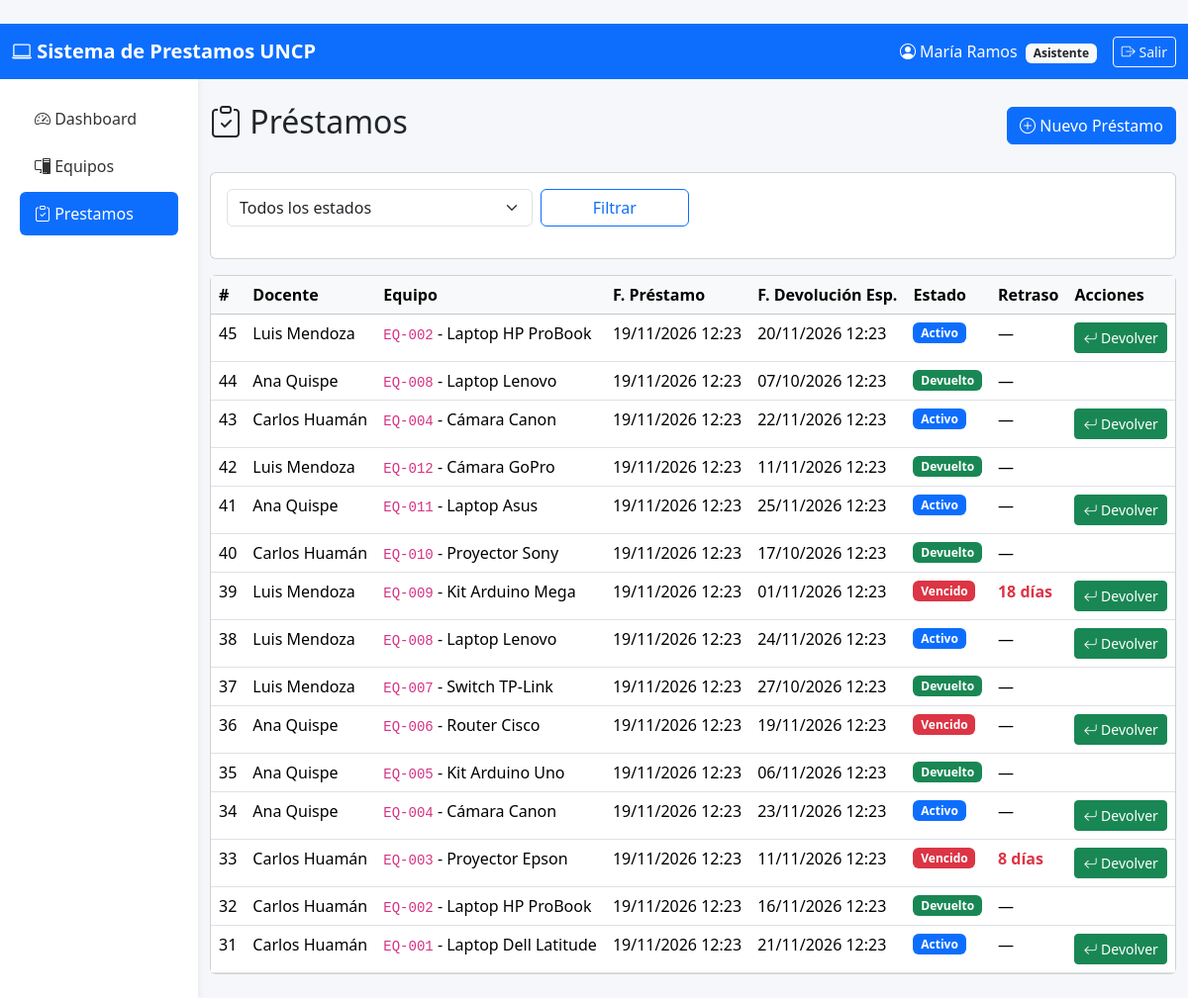
The app's page /prestamos/ (signed in) with its own data.
### core/models.py (models this page shows, shortened)
class Usuario(AbstractUser):
    ROL_CHOICES = (
        ('admin', 'Administrador (Jefe de Laboratorio)'),
        ('docente', 'Docente'),
        ('asistente', 'Asistente'),
    )
    rol = models.CharField(max_length=20, choices=ROL_CHOICES, default='docente')
    codigo_uncp = models.CharField(max_length=20, unique=True, blank=True, null=True)
    telefono = models.CharField(max_length=15, blank=True)
    fecha_creacion = models.DateTimeField(auto_now_add=True)
    class Meta:
        verbose_name = 'Usuario'
        verbose_name_plural = 'Usuarios'
    @property
    def es_admin(self):
        return self.rol == 'admin' or self.is_superuser
    @property
    def es_docente(self):
        return self.rol == 'docente'
    @property
    def es_asistente(self):
        return self.rol == 'asistente'

class Prestamo(models.Model):
    ESTADO_CHOICES = (
        ('activo', 'Activo'),
        ('devuelto', 'Devuelto'),
        ('vencido', 'Vencido'),
    )
    docente = models.ForeignKey(
        Usuario, on_delete=models.PROTECT,
        related_name='prestamos', limit_choices_to={'rol': 'docente'}
    )
    equipo = models.ForeignKey(Equipo, on_delete=models.PROTECT, related_name='prestamos')
    cantidad = models.PositiveIntegerField(default=1, validators=[MinValueValidator(1)])
    fecha_prestamo = models.DateTimeField(auto_now_add=True)
    fecha_devolucion_esperada = models.DateTimeField()
    fecha_devolucion_real = models.DateTimeField(null=True, blank=True)
    estado = models.CharField(max_length=20, choices=ESTADO_CHOICES, default='activo')
    estado_equipo_retorno = models.CharField(
        max_length=20, choices=Equipo.ESTADO_CHOICES,
        blank=True, null=True,
        help_text="Estado del equipo al momento de la devolución"
    )
    observaciones = models.TextField(blank=True, help_text="Observaciones del préstamo")
    observaciones_devolucion = models.TextField(blank=True)
    registrado_por = models.ForeignKey(
        Usuario, on_delete=models.SET_NULL, null=True,
        related_name='prestamos_registrados'
    )
    class Meta:
        verbose_name = 'Préstamo'
        verbose_name_plural = 'Préstamos'
        ordering = ['-fecha_prestamo']
    @property
    def dias_retraso(self):
        if self.estado in ('activo', 'vencido'):
            if timezone.now() > self.fecha_devolucion_esperada:
                return (timezone.now() - self.fecha_devolucion_esperada).days
        return 0

class Equipo(models.Model):
    ESTADO_CHOICES = (
        ('operativo', 'Operativo'),
        ('mantenimiento', 'En Mantenimiento'),
        ('baja', 'Dado de Baja'),
    )
    CATEGORIA_CHOICES = (
        ('laptop', 'Laptop'),
        ('proyector', 'Proyector'),
        ('camara', 'Cámara'),
        ('arduino', 'Kit Arduino'),
        ('router', 'Router'),
        ('switch', 'Switch'),
        ('otro', 'Otro'),
    )
    codigo_patrimonial = models.CharField(max_length=30, unique=True)
    nombre = models.CharField(max_length=150)
    marca = models.CharField(max_length=100)
    modelo = models.CharField(max_length=100)
    categoria = models.CharField(max_length=20, choices=CATEGORIA_CHOICES)
    estado = models.CharField(max_length=20, choices=ESTADO_CHOICES, default='operativo')
    laboratorio = models.ForeignKey(
        Laboratorio, on_delete=models.PROTECT, related_name='equipos'
    )
    descripcion = models.TextField(blank=True)
    fecha_adquisicion = models.DateField(null=True, blank=True)
    ultimo_mantenimiento = models.DateField(null=True, blank=True)
    fecha_registro = models.DateTimeField(auto_now_add=True)
    class Meta:
        verbose_name = 'Equipo'
        verbose_name_plural = 'Equipos'
        ordering = ['codigo_patrimonial']

### core/views.py (the view)
# urls.py: path('prestamos/', views.prestamo_list, name='prestamo_list'),
@login_required
def prestamo_list(request):
    prestamos = Prestamo.objects.select_related('docente', 'equipo', 'equipo__laboratorio')
    if request.user.es_docente:
        prestamos = prestamos.filter(docente=request.user)
    estado = request.GET.get('estado')
    if estado:
        prestamos = prestamos.filter(estado=estado)
    context = {'prestamos': prestamos, 'estado_seleccionado': estado}
    return render(request, 'core/prestamo_list.html', context)

### core/templates/core/prestamo_list.html (shortened to what this page needs)
﻿{% extends 'base.html' %}
{% block content %}
<div class="d-flex justify-content-between align-items-center mb-4">
    <h2><i class="bi bi-clipboard-check"></i> Préstamos</h2>
    <a href="{% url 'prestamo_crear' %}" class="btn btn-primary">
        <i class="bi bi-plus-circle"></i> Nuevo Préstamo
    </a>
</div>
<div class="card mb-3">
    <div class="card-body">
        <form method="get" class="row g-2">
            <div class="col-md-4">
                <select name="estado" class="form-select">
                    <option value="">Todos los estados</option>
                </select>
            </div>
            <div class="col-md-2">
                <button class="btn btn-outline-primary w-100">Filtrar</button>
            </div>
        </form>
    </div>
</div>
<div class="card">
    <div class="card-body p-0">
        <table class="table table-hover mb-0">
            <thead class="table-light">
                <tr>
                    <th>#</th>
                    <th>Docente</th>
                    <th>Equipo</th>
                    <th>F. Préstamo</th>
                    <th>F. Devolución Esp.</th>
                    <th>Estado</th>
                    <th>Retraso</th>
                    <th>Acciones</th>
                </tr>
            </thead>
            <tbody>
                {% for p in prestamos %}
                <tr>
                    <td>{{ p.pk }}</td>
                    <td>{{ p.docente.get_full_name }}</td>
                    <td><code>{{ p.equipo.codigo_patrimonial }}</code> - {{ p.equipo.nombre }}</td>
                    <td>{{ p.fecha_prestamo|date:"d/m/Y H:i" }}</td>
                    <td>{{ p.fecha_devolucion_esperada|date:"d/m/Y H:i" }}</td>
                    <td>
                        {% if p.estado == 'activo' %}
                            <span class="badge bg-primary">Activo</span>
                        {% elif p.estado == 'vencido' %}
                            <span class="badge bg-danger">Vencido</span>
                        {% else %}
                            <span class="badge bg-success">Devuelto</span>
                        {% endif %}
                    </td>
                    <td>
                        {% if p.dias_retraso > 0 %}
                            <span class="text-danger fw-bold">{{ p.dias_retraso }} días</span>
                        {% else %}
                            —
                        {% endif %}
                    </td>
                    <td>
                        {% if p.estado != 'devuelto' %}
                            {% if user.es_admin or user.es_asistente %}
                                <a href="{% url 'prestamo_devolver' p.pk %}" class="btn btn-sm btn-success">
                                    <i class="bi bi-arrow-return-left"></i> Devolver
                                </a>
                            {% endif %}
                        {% endif %}
                    </td>
                </tr>
                {% empty %}
                <tr>
                    <td colspan="8" class="text-center text-muted py-4">
                        No hay préstamos registrados.
                    </td>
                </tr>
                {% endfor %}
            </tbody>
        </table>
    </div>
</div>
{% endblock content %}

### core/templates/base.html (shortened to what this page needs)
﻿{% load static %}
<!DOCTYPE html>
<html lang="es">
<head>
    <link href="https://cdn.jsdelivr.net/npm/bootstrap@5.3.2/dist/css/bootstrap.min.css" rel="stylesheet">
    <link href="https://cdn.jsdelivr.net/npm/bootstrap-icons@1.11.1/font/bootstrap-icons.css" rel="stylesheet">
</head>
<body>
    <nav class="navbar navbar-expand-lg navbar-dark bg-primary">
        <div class="container-fluid">
            <a class="navbar-brand" href="{% url 'dashboard' %}">
                <i class="bi bi-laptop"></i> Sistema de Prestamos UNCP
            </a>
            <div class="ms-auto d-flex align-items-center">
                {% if user.is_authenticated %}
                    <span class="text-white me-3">
                        <i class="bi bi-person-circle"></i>
                        {{ user.get_full_name|default:user.username }}
                        <small class="badge bg-light text-dark ms-1">{{ user.get_rol_display }}</small>
                    </span>
                    <a href="{% url 'logout' %}" class="btn btn-outline-light btn-sm">
                        <i class="bi bi-box-arrow-right"></i> Salir
                    </a>
                {% endif %}
            </div>
        </div>
    </nav>
    <div class="container-fluid">
        <div class="row">
            {% if user.is_authenticated %}
            <aside class="col-md-2 sidebar py-3">
                <ul class="nav flex-column">
                    <li class="nav-item">
                        <a class="nav-link {% if request.resolver_match.url_name == 'dashboard' %}active{% endif %}" href="{% url 'dashboard' %}">
                            <i class="bi bi-speedometer2"></i> Dashboard
                        </a>
                    </li>
                    <li class="nav-item">
                        <a class="nav-link {% if 'equipo' in request.resolver_match.url_name %}active{% endif %}" href="{% url 'equipo_list' %}">
                            <i class="bi bi-pc-display"></i> Equipos
                        </a>
                    </li>
                    <li class="nav-item">
                        <a class="nav-link {% if 'prestamo' in request.resolver_match.url_name %}active{% endif %}" href="{% url 'prestamo_list' %}">
                            <i class="bi bi-clipboard-check"></i> Prestamos
                        </a>
                    </li>
                </ul>
            </aside>
            <main class="col-md-10 py-4">
            {% else %}
            <main class="col-12 py-4">
            {% endif %}
                {% block content %}{% endblock content %}
            </main>
        </div>
    </div>
</body>
</html>

### core/templates/base.html (style rules this page uses)
body { background-color: #f5f7fa; }
.navbar-brand { font-weight: bold; }
.sidebar { min-height: calc(100vh - 56px); background: white; box-shadow: 2px 0 5px rgba(0,0,0,0.05); }
.sidebar .nav-link { color: #333; padding: 10px 15px; border-radius: 6px; margin: 2px 8px; }
.sidebar .nav-link.active { background: #0d6efd; color: white; }

### records on screen
Usuario: get_full_name "María Ramos", rol "Asistente"
Prestamo: pk "45", docente.get_full_name "Luis Mendoza", equipo.codigo_patrimonial "EQ-002", equipo.nombre "Laptop HP ProBook", fecha_prestamo "19/11/2026 12:23", fecha_devolucion_esperada "20/11/2026 12:23", estado "Activo"
Prestamo: pk "44", docente.get_full_name "Ana Quispe", equipo.codigo_patrimonial "EQ-008", equipo.nombre "Laptop Lenovo", fecha_prestamo "19/11/2026 12:23", fecha_devolucion_esperada "07/10/2026 12:23", estado "Devuelto"
Prestamo: pk "43", docente.get_full_name "Carlos Huamán", equipo.codigo_patrimonial "EQ-004", equipo.nombre "Cámara Canon", fecha_prestamo "19/11/2026 12:23", fecha_devolucion_esperada "22/11/2026 12:23", estado "Activo"
Prestamo: pk "42", docente.get_full_name "Luis Mendoza", equipo.codigo_patrimonial "EQ-012", equipo.nombre "Cámara GoPro", fecha_prestamo "19/11/2026 12:23", fecha_devolucion_esperada "11/11/2026 12:23", estado "Devuelto"
Prestamo: pk "41", docente.get_full_name "Ana Quispe", equipo.codigo_patrimonial "EQ-011", equipo.nombre "Laptop Asus", fecha_prestamo "19/11/2026 12:23", fecha_devolucion_esperada "25/11/2026 12:23", estado "Activo"
Prestamo: pk "40", docente.get_full_name "Carlos Huamán", equipo.codigo_patrimonial "EQ-010", equipo.nombre "Proyector Sony", fecha_prestamo "19/11/2026 12:23", fecha_devolucion_esperada "17/10/2026 12:23", estado "Devuelto"
Prestamo: pk "39", docente.get_full_name "Luis Mendoza", equipo.codigo_patrimonial "EQ-009", equipo.nombre "Kit Arduino Mega", fecha_prestamo "19/11/2026 12:23", fecha_devolucion_esperada "01/11/2026 12:23", shows "Vencido", dias_retraso "18", shows "Devolver"
Prestamo: pk "38", docente.get_full_name "Luis Mendoza", equipo.codigo_patrimonial "EQ-008", equipo.nombre "Laptop Lenovo", fecha_prestamo "19/11/2026 12:23", fecha_devolucion_esperada "24/11/2026 12:23", estado "Activo"
Prestamo: pk "37", docente.get_full_name "Luis Mendoza", equipo.codigo_patrimonial "EQ-007", equipo.nombre "Switch TP-Link", fecha_prestamo "19/11/2026 12:23", fecha_devolucion_esperada "27/10/2026 12:23", estado "Devuelto"
Prestamo: pk "36", docente.get_full_name "Ana Quispe", equipo.codigo_patrimonial "EQ-006", equipo.nombre "Router Cisco", fecha_prestamo "19/11/2026 12:23", fecha_devolucion_esperada "19/11/2026 12:23", estado "Vencido"
Prestamo: pk "35", docente.get_full_name "Ana Quispe", equipo.codigo_patrimonial "EQ-005", equipo.nombre "Kit Arduino Uno", fecha_prestamo "19/11/2026 12:23", fecha_devolucion_esperada "06/11/2026 12:23", estado "Devuelto"
Prestamo: pk "34", docente.get_full_name "Ana Quispe", equipo.codigo_patrimonial "EQ-004", equipo.nombre "Cámara Canon", fecha_prestamo "19/11/2026 12:23", fecha_devolucion_esperada "23/11/2026 12:23", estado "Activo"
Prestamo: pk "33", docente.get_full_name "Carlos Huamán", equipo.codigo_patrimonial "EQ-003", equipo.nombre "Proyector Epson", fecha_prestamo "19/11/2026 12:23", fecha_devolucion_esperada "11/11/2026 12:23", shows "Vencido", dias_retraso "8", shows "Devolver"
Prestamo: pk "32", docente.get_full_name "Carlos Huamán", equipo.codigo_patrimonial "EQ-002", equipo.nombre "Laptop HP ProBook", fecha_prestamo "19/11/2026 12:23", fecha_devolucion_esperada "16/11/2026 12:23", estado "Devuelto"
Prestamo: pk "31", docente.get_full_name "Carlos Huamán", equipo.codigo_patrimonial "EQ-001", equipo.nombre "Laptop Dell Latitude", fecha_prestamo "19/11/2026 12:23", fecha_devolucion_esperada "21/11/2026 12:23", estado "Activo"
